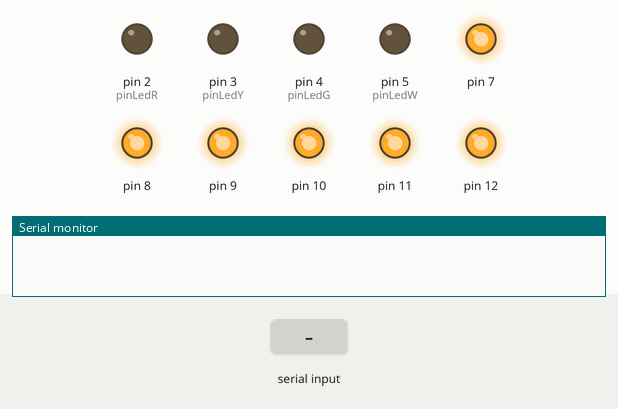
Recording of a sketch running on a simulated Arduino Uno, built with avr-gcc and run on an emulated ATmega328P. On the bench: output pins drawn as LEDs (lit = HIGH), the last lines printed to the serial monitor. The test bench sets the inputs (shaded band). Pins used as bus, display or sensor lines are not drawn.

Above: at 1.2 s.
1.3 s: "num 1\n" received over Serial
At 2.5 s:
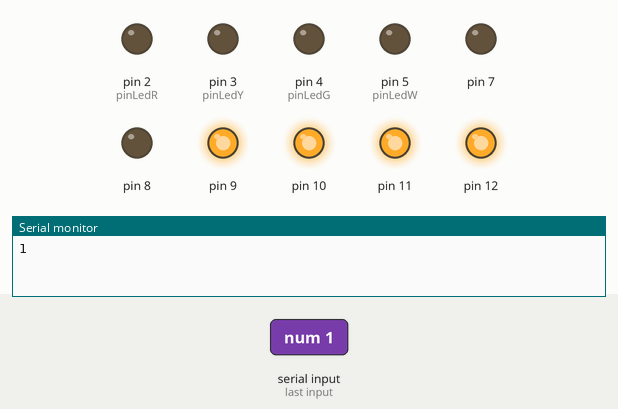
2.8 s: "num 150\n" received over Serial
At 3.7 s:
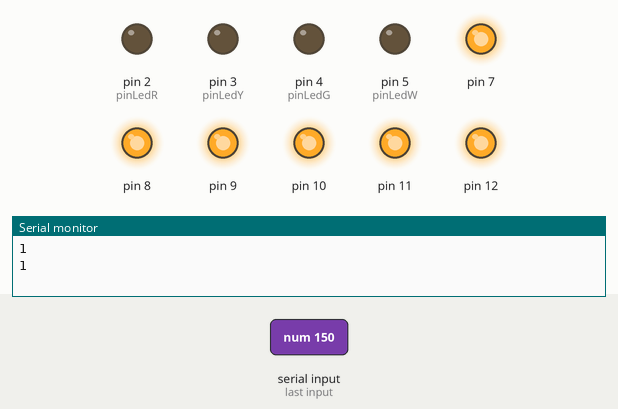
Timing chart, 0 to 5.8 s (numbered marks = the images above; inputs shaded):
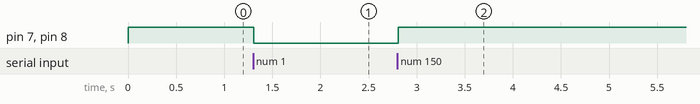

Measured:
- after the input at 1.3 s, pin 7, pin 8: HIGH → LOW at once
- after the input at 2.8 s, pin 7, pin 8: LOW → HIGH at once

The sketch:

ArduinoController.ino
```cpp
/*
 Name:		ArduinoController.ino
 Created:	06/09/2017 11:11:38
 Author:	gusta
*/

#include "TimerTask.h"

void write7seg(int number, boolean commonAnode = false);
void clear7seg(boolean commonAnode = false);
boolean set7seg(int number);
void toggleLedR();
void toggleLedY();
void toggleLedG();
void toggleLedW();

const int pinLedR = 2;
const int pinLedY = 3;
const int pinLedG = 4;
const int pinLedW = 5;
const int pinFirst7seg = 6;

TimerTask timerLedR;
TimerTask timerLedY;
TimerTask timerLedG;
TimerTask timerLedW;

const int array7seg[10][7] =
{
	{ 1,1,1,1,1,1,0 },  // 0
	{ 0,1,1,0,0,0,0 },  // 1
	{ 1,1,0,1,1,0,1 },  // 2
	{ 1,1,1,1,0,0,1 },  // 3
	{ 0,1,1,0,0,1,1 },  // 4
	{ 1,0,1,1,0,1,1 },  // 5
	{ 1,0,1,1,1,1,1 },  // 6
	{ 1,1,1,0,0,0,0 },  // 7
	{ 1,1,1,1,1,1,1 },  // 8
	{ 1,1,1,0,0,1,1 }   // 9
};

void write7seg(int number, boolean commonAnode = false)
{
	int pin = pinFirst7seg;
	for (int j = 0; j < 7; j++)
	{
		digitalWrite(pin, array7seg[number][j] ^ commonAnode);
		pin++;
	}
}

void clear7seg(boolean commonAnode = false)
{
	int pin = pinFirst7seg;
	for (int j = 0; j < 7; j++)
	{
		digitalWrite(pin, commonAnode);
		pin++;
	}
}

boolean set7seg(int number)
{
	if (number < 0 || number > 9)
	{
		clear7seg(true);
		return false;
	}
	else
	{
		write7seg(number, true);
		return true;
	}
}

void toggleLedR()
{
	digitalWrite(pinLedR, !digitalRead(pinLedR));
}

void toggleLedY()
{
	digitalWrite(pinLedY, !digitalRead(pinLedY));
}

void toggleLedG()
{
	digitalWrite(pinLedG, !digitalRead(pinLedG));
}

void toggleLedW()
{
	digitalWrite(pinLedW, !digitalRead(pinLedW));
}

// the setup function runs once when you press reset or power the board
void setup()
{
	pinMode(pinLedR, OUTPUT);
	pinMode(pinLedY, OUTPUT);
	pinMode(pinLedG, OUTPUT);
	pinMode(pinLedW, OUTPUT);
	for (int j = 0; j < 7; j++)
		pinMode(pinFirst7seg + j, OUTPUT);

	Serial.begin(9600);

	set7seg(10);
}

// the loop function runs over and over again until power down or reset
void loop()
{
	// Processing Commands from serial
	if (Serial.available())
	{
		char* command = nullptr;
		char* led = nullptr;
		char* input = new char[70];
		Serial.readStringUntil('\n').toCharArray(input, 70);
		boolean commandSuccess = false;
		for (char *p = strtok(input, " "); p != NULL; p = strtok(NULL, " "))
		{
			if (command == nullptr)
			{
				command = new char[70];
				strcpy(command, p);
			}
			else if (strcmp(strlwr(command), "num") == 0)
			{
				int num = atoi(p);
				set7seg(num);
				commandSuccess = true;
				break;
			}
			else if (strcmp(strlwr(command), "led") == 0)
			{
				if (led == nullptr)
				{
					led = new char[70];
					strcpy(led, p);
				}
				else if (strcmp(strlwr(led), "r") == 0)
				{
					int val = atoi(p);
					if (val <= 0 || val > 9)
					{
						timerLedR.setTask(nullptr);
						digitalWrite(pinLedR, val > 9);
					}
					else
					{
						timerLedR.setTask(toggleLedR);
						timerLedR.setIntervalMillis(1000 / val);
					}
					commandSuccess = true;
					break;
				}
				else if (strcmp(strlwr(led), "y") == 0)
				{
					int val = atoi(p);
					if (val <= 0 || val > 9)
					{
						timerLedY.setTask(nullptr);
						digitalWrite(pinLedY, val > 9);
					}
					else
					{
						timerLedY.setTask(toggleLedY);
						timerLedY.setIntervalMillis(1000 / val);
					}
					commandSuccess = true;
					break;
				}
				else if (strcmp(strlwr(led), "g") == 0)
				{
					int val = atoi(p);
					if (val <= 0 || val > 9)
					{
						timerLedG.setTask(nullptr);
						digitalWrite(pinLedG, val > 9);
					}
					else
					{
						timerLedG.setTask(toggleLedG);
						timerLedG.setIntervalMillis(1000 / val);
					}
					commandSuccess = true;
					break;
				}
				else if (strcmp(strlwr(led), "w") == 0)
				{
					int val = atoi(p);
					if (val <= 0 || val > 9)
					{
						timerLedW.setTask(nullptr);
						digitalWrite(pinLedW, val > 9);
					}
					else
					{
						timerLedW.setTask(toggleLedW);
						timerLedW.setIntervalMillis(1000 / val);
					}
					commandSuccess = true;
					break;
				}
				else
				{
					break;
				}
			}
			else
			{
				break;
			}
		}
		delete command;
		delete led;
		delete input;
		Serial.println(commandSuccess ? "1" : "0");
		Serial.flush();
	} // end processing commands from serial
	timerLedR.run();
	timerLedY.run();
	timerLedG.run();
	timerLedW.run();
}
```

TimerTask.h
```cpp
#pragma once

class TimerTask
{
private:
	unsigned long currentTime;
	unsigned long intervalMillis;
	void(*task)();
public:
	TimerTask(unsigned long intervalMillis = 0, void(*task)() = nullptr);
	void reset();
	void run();
	void setTask(void(*task)());
	void setIntervalMillis(unsigned long intervalMillis);
};

TimerTask::TimerTask(unsigned long intervalMillis = 0, void(*task)() = nullptr)
{
	setIntervalMillis(intervalMillis);
	setTask(task);
	reset();
}

void TimerTask::reset()
{
	currentTime = millis();
}

void TimerTask::run()
{
	if (millis() - currentTime > intervalMillis)
	{
		if (task != nullptr)
			task();
		reset();
	}
}

void TimerTask::setTask(void(*task)())
{
	this->task = task;
}

void TimerTask::setIntervalMillis(unsigned long intervalMillis)
{
	this->intervalMillis = intervalMillis;
}
```
